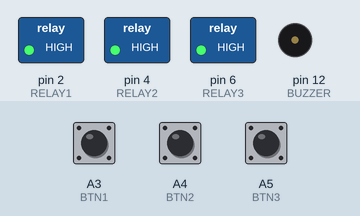
Recording of a sketch running on a simulated Arduino Nano, built with avr-gcc and run on an emulated ATmega328P. Parts: switched loads named in the sketch (green lamp = pin HIGH), buzzer (waves = sounding, pin HIGH). Dashed ring = blinking. The inputs (shaded band) are chosen by the test bench; at power-on: A3 (BTN1) HIGH, A4 (BTN2) HIGH, A5 (BTN3) HIGH. The local clock reads 2024-03-15 10:24:30 at power-on unless the sketch sets it.

Above: at 1.2 s.
1.3 s: A3 (BTN1) pulled LOW for 1 s
At 3.2 s:
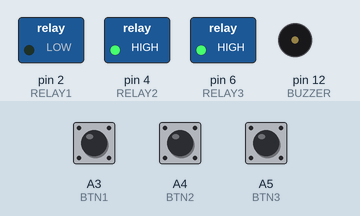
3.8 s: A4 (BTN2) pulled LOW for 3.2 s
At 4.1 s:
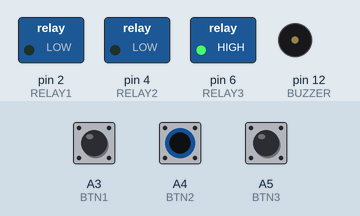
8.5 s: A5 (BTN3) pulled LOW for 0.15 s
At 9.1 s:
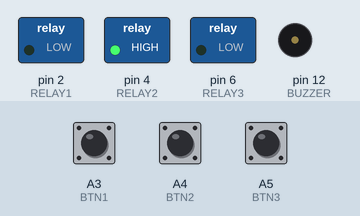
10.2 s: A3 (BTN1) pulled LOW for 0.15 s
At 11.6 s:
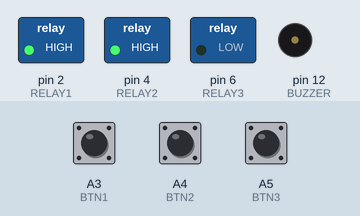
11.9 s: A4 (BTN2) pulled LOW for 0.15 s
At 12.9 s:
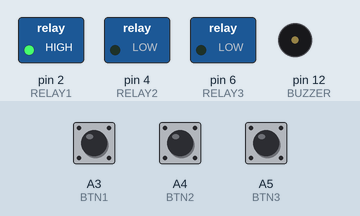
13.6 s: A5 (BTN3) pulled LOW for 1 s
At 15.0 s:
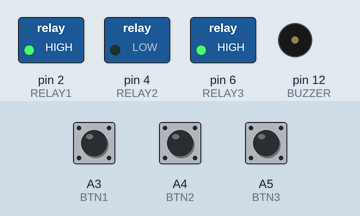
Timing chart, 0 to 16.6 s (numbered marks = the images above; inputs shaded):
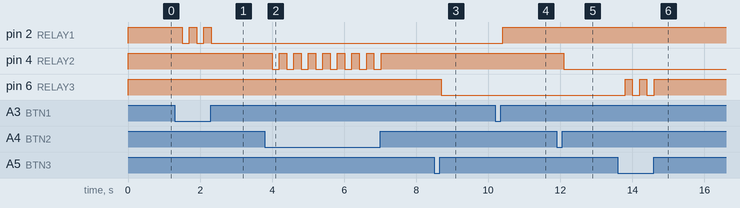

Measured:
- after the input at 1.3 s, pin 2 (RELAY1): alternates HIGH for 0.20 s and LOW for 0.20 s, 5 changes in all, then stays LOW, starting after 0.20 s
- after the input at 3.8 s, pin 4 (RELAY2): alternates HIGH for 0.20 s and LOW for 0.20 s, 16 changes in all, then stays HIGH, starting after 0.20 s
- after the input at 8.5 s, pin 6 (RELAY3): HIGH → LOW after 0.20 s
- after the input at 10.2 s, pin 2 (RELAY1): LOW → HIGH after 0.20 s
- after the input at 11.9 s, pin 4 (RELAY2): HIGH → LOW after 0.20 s
- after the input at 13.6 s, pin 6 (RELAY3): alternates HIGH for 0.20 s and LOW for 0.20 s, 5 changes in all, then stays HIGH, starting after 0.20 s

The sketch:

Jolina_Selle.ino
```cpp
/* Code nga mu control sa relay each connected to D2, D4, and D6
   which are controlled by the buttons connected in A3, A4, A5 ,A7
*/

#include <Wire.h>
#include <Servo.h>
#include <RTClib.h>

Servo myServo;
DS3231 rtc;

int currentAngle = 0;

// Relay declaration
#define RELAY1 2
#define RELAY2 4
#define RELAY3 6

// Buzzer

#define BUZZER 12

//Button declaration
#define BTN1 A3
#define BTN2 A4
#define BTN3 A5
#define BTN4 A6

bool state1 = false, state2 =false, state3 = false, state4 = false;

void setup() {
  // put your setup code here, to run once:
    pinMode(RELAY1, OUTPUT);
    pinMode(RELAY2, OUTPUT);
    pinMode(RELAY3, OUTPUT);

    pinMode(BUZZER, OUTPUT);
    myServo.write(10);
    pinMode(BTN1, INPUT_PULLUP);
    pinMode(BTN2, INPUT_PULLUP);
    pinMode(BTN3, INPUT_PULLUP);
    pinMode(BTN4, INPUT_PULLUP);

    digitalWrite(RELAY1, HIGH);
    digitalWrite(RELAY2, HIGH);
    digitalWrite(RELAY3, HIGH);

    if(!rtc.begin()){
      Serial.println("Couldn't find RTC");
      while(1);
    }


}

void loop() {
  // put your main code here, to run repeatedly:
  DateTime now = rtc.now();
  // IF ON SI BUTTON 1 MU ON SI RELAY 1
    if (digitalRead(BTN1) == LOW) {
      delay(200);
      state1 = !state1;
      digitalWrite(RELAY1, state1 ? LOW : HIGH);
    }
 // IF ON SI BUTTON 2 MU ON SI RELAY 2
    if (digitalRead(BTN2) == LOW) {
      delay(200);
      state2 = !state2;
      digitalWrite(RELAY2, state2 ? LOW : HIGH);
    }

// IF ON SI BUTTON 3 MU ON SI RELAY 3
    if (digitalRead(BTN3) == LOW) {
      delay(200);
      state3 = !state3;
      digitalWrite(RELAY3, state3 ? LOW : HIGH);
    }


    if (now.hour() == 22 && now.minute() == 0){ // 10PM check
      if (currentAngle + 25 <= 180){ // Prevents over-rotation
          currentAngle += 25;
    } else
    {
      currentAngle = 0;
    }
  }
  myServo.write(currentAngle);

  if (now.hour() == 20 && now.minute() == 0){ // if 8PM then BUZZER AND UVLIGHT WILL TURN ON  FOR 5 MINS
      digitalWrite(RELAY1,HIGH);
      digitalWrite(BUZZER,HIGH);
      delay(300000);
  }

}
```
